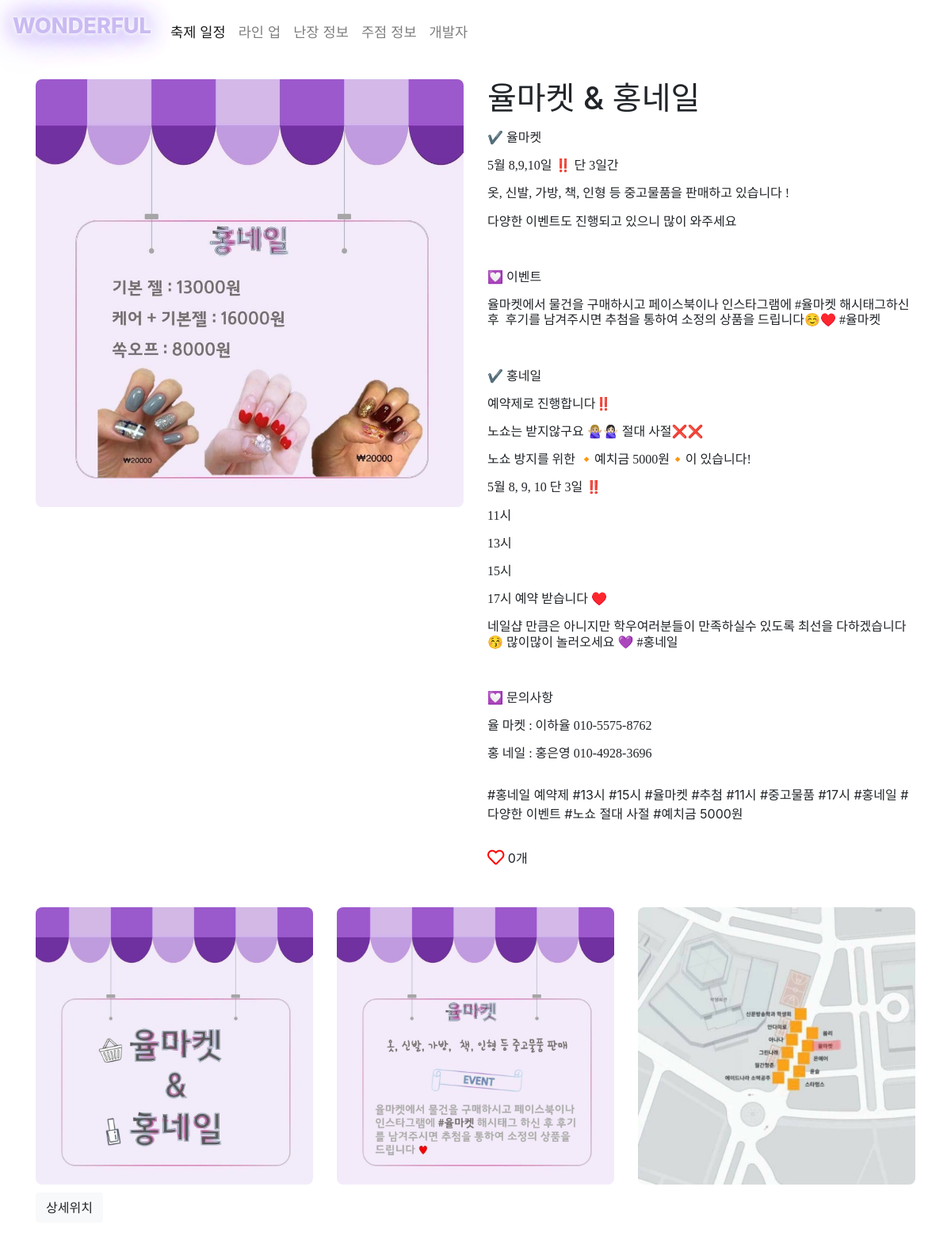
/nanjang/6/, run on the app's committed database.
### nanjang/models.py (models this page shows, shortened)
class Nanjang(models.Model):
    title = models.CharField(max_length=20)
    content = models.TextField(blank=True, null=True)
    menu = models.ImageField(null=True, blank=True, upload_to='home/%Y/%m/%d')
    image1 = models.ImageField(null=True, blank=True, upload_to='home/%Y/%m/%d')
    image2 = models.ImageField(null=True, blank=True, upload_to='home/%Y/%m/%d')
    image3 = models.ImageField(null=True, blank=True, upload_to='home/%Y/%m/%d')
    tags = TaggableManager()
    like_count = models.IntegerField(default=0)
    lat = models.DecimalField(max_digits=9, decimal_places=6, null=True)
    lng = models.DecimalField(max_digits=9, decimal_places=6, null=True)
    priority = models.IntegerField(default=0, null=True, blank=True)
    class Meta:
        ordering = ["priority"]

### nanjang/views.py (the view)
# urls.py: path('<int:pk>/', views.NanjangDetailView.as_view(), name='detail'),
class NanjangDetailView(generic.DetailView):
    model = Nanjang

### nanjang/templates/nanjang/nanjang_detail.html (shortened to what this page needs)
{% extends 'home/detail_base.html' %}
{% block content %}
<div class="container">
    <div class="row">
        <div class="nanjang_image col-md-6">
             {% if object.menu %}
                <img src="{{ object.menu.url }}" class="img-fluid" alt="Responsive image">
            {% else %}
                <img src="/static/image/main.jpg" class="img-fluid" alt="Responsive image">
            {% endif %}
        </div>
        <div class="nanjang_content col-md-6">
            <h1 class="title"> {{ object.title }} </h1>
            <p> {{ object.content | safe}} </p>
            <div class="tag_section">
                {% for tag in object.tags.all %}
                    <li class= "tag_display"> #{{ tag }} </li>
                {% endfor %}
            </div>
            <div class="like_section">
                <i class="like far fa-heart fa-lg"></i>
                <p style="display:inline;" id="count_like-{{ object.id }}">{{ object.like_count }}개</p>
            </div>
        </div>
    </div>
    <div class="row">
        {% if object.image1 %}
        <div class="nanjang_image col-md-4">
            <img src="{{ object.image1.url }}" class="img-fluid" alt="Responsive image">
        </div>
        {% endif %}
        {% if object.image2 %}
        <div class="nanjang_image col-md-4">
            <img src="{{ object.image2.url }}" class="img-fluid" alt="Responsive image">
        </div>
        {% endif %}
        {% if object.image3 %}
        <div class="nanjang_image col-md-4">
            <img src="{{ object.image3.url }}" class="img-fluid" alt="Responsive image">
        </div>
        {% endif %}
    </div>
    <button class="map_detail btn btn-light" data-toggle="collapse" href="#collapseExample" role="button" aria-expanded="false" aria-controls="collapseExample">
        상세위치
    </button>
</div>
{% endblock %}

### home/static/css/base.css (style rules this page uses)
* { padding: 0; }
.nanjang_image > img, .jujum_image > img { border-radius: 8px; }
.nanjang_content > p { font-family: 'dayright', 'Nanum Pen Script', cursive !important; }
.nanjang_image, .nanjang_content, .jujum_image, .jujum_content { margin-top: 50px; }
.map_detail { display: block; margin: 10px 0; }
.like { color: red; }
.tag_display { display:inline; }
.tag_section { height: 50px; margin: 30px 0; }

### data on the page
Nanjang: menu (picture), title "율마켓 & 홍네일", content "✔️ 율마켓 5월 8,9,10일 ‼️ 단 3일간 옷, 신발, 가방, 책, 인형 등 중고물품을 판매하고 있습니다 ! 다양한 이벤트도 진행되고 있으니 많이 와주세요 💟 이벤트 율마켓에서 물건을 구매하시고 페이스북이나 인스타그램에 #율마켓 해시태그하신 후 후기를 남겨주시면 추첨을 통하여 소정의 상품을 드립니다☺️♥️ #율마켓 ✔️ 홍네일 예약제로 진행합니다‼️ 노쇼는 받지않구요 🙅🏼‍♀️🙅🏻‍♀️ 절대 사절❌❌ 노쇼 방지를 위한 🔸예치금 5000원🔸이 있습니다! 5월 8, 9, 10 단 3일 ‼️ 11시 13시 15시 17시 예약 받습니다 ♥️ 네일샵 만큼은 아니지만 학우여러분들이 만족하실수 있도록 최선을 다하겠습니다 😚 많이많이 놀러오세요 💜 #홍네일 💟 문의사항 율 마켓 : 이하율 010-5575-8762 홍 네일 : 홍은영 010-4928-3696", like_count "0", image1 (picture), image2 (picture), image3 (picture)
Tag: name "홍네일 예약제"
Tag: name "13시"
Tag: name "15시"
Tag: name "율마켓"
Tag: name "추첨"
Tag: name "11시"
Tag: name "중고물품"
Tag: name "17시"
Tag: name "홍네일"
Tag: name "다양한 이벤트"
Tag: name "노쇼 절대 사절"
Tag: name "예치금 5000원"
